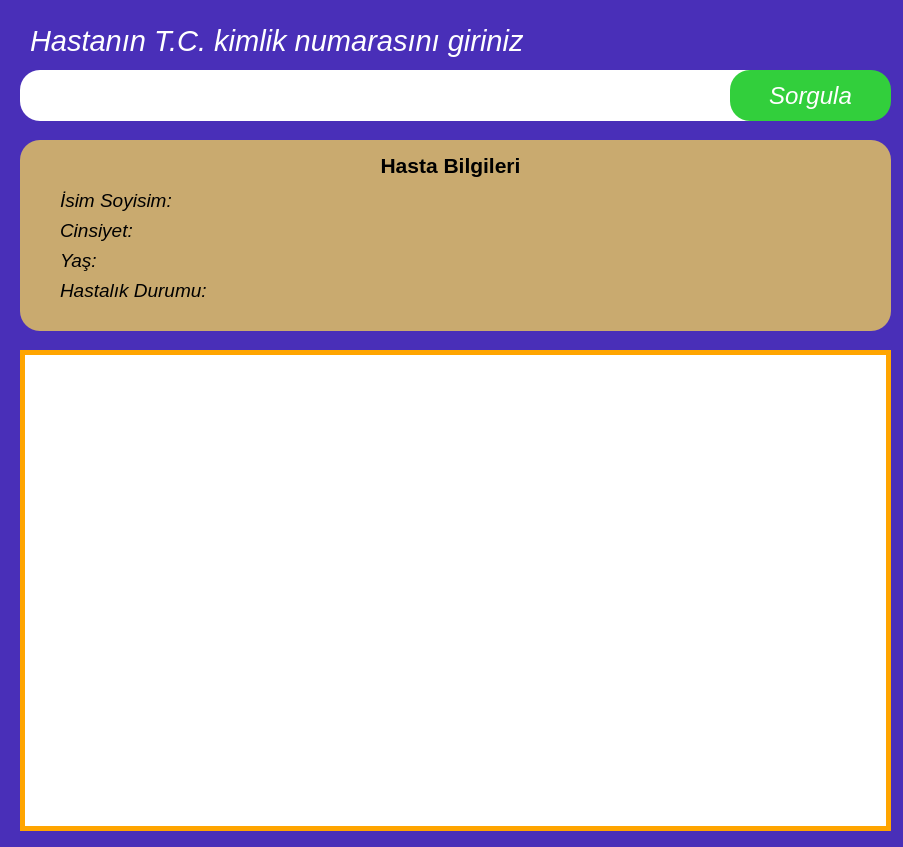
<?xml version="1.0" encoding="UTF-8"?>
<ui version="4.0">
 <class>hastaSorgu</class>
 <widget class="QWidget" name="hastaSorgu">
  <property name="geometry">
   <rect>
    <x>0</x>
    <y>0</y>
    <width>903</width>
    <height>847</height>
   </rect>
  </property>
  <property name="windowTitle">
   <string>Hasta Hareketi Sorgu Sistemi</string>
  </property>
  <property name="styleSheet">
   <string notr="true">background:#492fb8;</string>
  </property>
  <widget class="QLabel" name="label">
   <property name="geometry">
    <rect>
     <x>30</x>
     <y>20</y>
     <width>691</width>
     <height>41</height>
    </rect>
   </property>
   <property name="font">
    <font>
     <pointsize>22</pointsize>
     <italic>true</italic>
    </font>
   </property>
   <property name="styleSheet">
    <string notr="true">color:white;</string>
   </property>
   <property name="text">
    <string>Hastanın T.C. kimlik numarasını giriniz</string>
   </property>
  </widget>
  <widget class="QLineEdit" name="lineEdit">
   <property name="geometry">
    <rect>
     <x>20</x>
     <y>70</y>
     <width>811</width>
     <height>51</height>
    </rect>
   </property>
   <property name="styleSheet">
    <string notr="true">background:white;
border-radius:20px;</string>
   </property>
  </widget>
  <widget class="QPushButton" name="sorgulaBut">
   <property name="geometry">
    <rect>
     <x>730</x>
     <y>70</y>
     <width>161</width>
     <height>51</height>
    </rect>
   </property>
   <property name="font">
    <font>
     <pointsize>18</pointsize>
     <italic>true</italic>
    </font>
   </property>
   <property name="styleSheet">
    <string notr="true">background:#32cf3c;
color:white;
border-radius:20px;</string>
   </property>
   <property name="text">
    <string>Sorgula</string>
   </property>
  </widget>
  <widget class="QFrame" name="frame">
   <property name="geometry">
    <rect>
     <x>20</x>
     <y>140</y>
     <width>871</width>
     <height>191</height>
    </rect>
   </property>
   <property name="styleSheet">
    <string notr="true">border-radius:20px;
background:#c9aa6f;</string>
   </property>
   <property name="frameShape">
    <enum>QFrame::StyledPanel</enum>
   </property>
   <property name="frameShadow">
    <enum>QFrame::Raised</enum>
   </property>
   <widget class="QLabel" name="label_2">
    <property name="geometry">
     <rect>
      <x>30</x>
      <y>10</y>
      <width>801</width>
      <height>31</height>
     </rect>
    </property>
    <property name="font">
     <font>
      <pointsize>16</pointsize>
      <weight>75</weight>
      <bold>true</bold>
     </font>
    </property>
    <property name="text">
     <string>Hasta Bilgileri</string>
    </property>
    <property name="alignment">
     <set>Qt::AlignCenter</set>
    </property>
   </widget>
   <widget class="QLabel" name="label_3">
    <property name="geometry">
     <rect>
      <x>40</x>
      <y>50</y>
      <width>151</width>
      <height>21</height>
     </rect>
    </property>
    <property name="font">
     <font>
      <pointsize>14</pointsize>
      <italic>true</italic>
     </font>
    </property>
    <property name="text">
     <string>İsim Soyisim:</string>
    </property>
   </widget>
   <widget class="QLabel" name="label_4">
    <property name="geometry">
     <rect>
      <x>40</x>
      <y>80</y>
      <width>151</width>
      <height>21</height>
     </rect>
    </property>
    <property name="font">
     <font>
      <pointsize>14</pointsize>
      <italic>true</italic>
     </font>
    </property>
    <property name="text">
     <string>Cinsiyet:</string>
    </property>
   </widget>
   <widget class="QLabel" name="label_5">
    <property name="geometry">
     <rect>
      <x>40</x>
      <y>110</y>
      <width>151</width>
      <height>21</height>
     </rect>
    </property>
    <property name="font">
     <font>
      <pointsize>14</pointsize>
      <italic>true</italic>
     </font>
    </property>
    <property name="text">
     <string>Yaş:</string>
    </property>
   </widget>
   <widget class="QLabel" name="label_6">
    <property name="geometry">
     <rect>
      <x>40</x>
      <y>140</y>
      <width>151</width>
      <height>21</height>
     </rect>
    </property>
    <property name="font">
     <font>
      <pointsize>14</pointsize>
      <italic>true</italic>
     </font>
    </property>
    <property name="text">
     <string>Hastalık Durumu:</string>
    </property>
   </widget>
   <widget class="QLabel" name="hastalikDurumu">
    <property name="geometry">
     <rect>
      <x>200</x>
      <y>140</y>
      <width>631</width>
      <height>21</height>
     </rect>
    </property>
    <property name="font">
     <font>
      <pointsize>14</pointsize>
      <italic>true</italic>
     </font>
    </property>
    <property name="text">
     <string/>
    </property>
   </widget>
   <widget class="QLabel" name="yas">
    <property name="geometry">
     <rect>
      <x>200</x>
      <y>110</y>
      <width>631</width>
      <height>21</height>
     </rect>
    </property>
    <property name="font">
     <font>
      <pointsize>14</pointsize>
      <italic>true</italic>
     </font>
    </property>
    <property name="text">
     <string/>
    </property>
   </widget>
   <widget class="QLabel" name="cinsiyet">
    <property name="geometry">
     <rect>
      <x>200</x>
      <y>80</y>
      <width>631</width>
      <height>21</height>
     </rect>
    </property>
    <property name="font">
     <font>
      <pointsize>14</pointsize>
      <italic>true</italic>
     </font>
    </property>
    <property name="text">
     <string/>
    </property>
   </widget>
   <widget class="QLabel" name="isimSoyisim">
    <property name="geometry">
     <rect>
      <x>200</x>
      <y>50</y>
      <width>631</width>
      <height>21</height>
     </rect>
    </property>
    <property name="font">
     <font>
      <pointsize>14</pointsize>
      <italic>true</italic>
     </font>
    </property>
    <property name="text">
     <string/>
    </property>
   </widget>
  </widget>
  <widget class="QTableView" name="tablo">
   <property name="geometry">
    <rect>
     <x>20</x>
     <y>350</y>
     <width>871</width>
     <height>481</height>
    </rect>
   </property>
   <property name="styleSheet">
    <string notr="true">background:white;
border:5px solid orange;</string>
   </property>
  </widget>
 </widget>
 <resources/>
 <connections/>
</ui>
